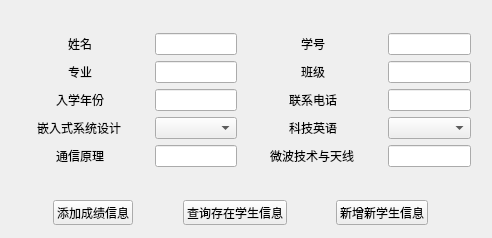
<?xml version="1.0" encoding="UTF-8"?>
<ui version="4.0">
 <class>adddialog</class>
 <widget class="QWidget" name="adddialog">
  <property name="geometry">
   <rect>
    <x>0</x>
    <y>0</y>
    <width>492</width>
    <height>238</height>
   </rect>
  </property>
  <property name="windowTitle">
   <string>Form</string>
  </property>
  <widget class="QWidget" name="layoutWidget_2">
   <property name="geometry">
    <rect>
     <x>10</x>
     <y>200</y>
     <width>461</width>
     <height>25</height>
    </rect>
   </property>
   <layout class="QHBoxLayout" name="horizontalLayout_2">
    <item>
     <spacer name="horizontalSpacer_24">
      <property name="orientation">
       <enum>Qt::Horizontal</enum>
      </property>
      <property name="sizeHint" stdset="0">
       <size>
        <width>40</width>
        <height>20</height>
       </size>
      </property>
     </spacer>
    </item>
    <item>
     <widget class="QPushButton" name="actstart">
      <property name="text">
       <string>添加成绩信息</string>
      </property>
     </widget>
    </item>
    <item>
     <spacer name="horizontalSpacer_23">
      <property name="orientation">
       <enum>Qt::Horizontal</enum>
      </property>
      <property name="sizeHint" stdset="0">
       <size>
        <width>40</width>
        <height>20</height>
       </size>
      </property>
     </spacer>
    </item>
    <item>
     <widget class="QPushButton" name="actoldstud">
      <property name="text">
       <string>查询存在学生信息</string>
      </property>
     </widget>
    </item>
    <item>
     <spacer name="horizontalSpacer_21">
      <property name="orientation">
       <enum>Qt::Horizontal</enum>
      </property>
      <property name="sizeHint" stdset="0">
       <size>
        <width>40</width>
        <height>20</height>
       </size>
      </property>
     </spacer>
    </item>
    <item>
     <widget class="QPushButton" name="actnewstud">
      <property name="text">
       <string>新增新学生信息</string>
      </property>
     </widget>
    </item>
    <item>
     <spacer name="horizontalSpacer_22">
      <property name="orientation">
       <enum>Qt::Horizontal</enum>
      </property>
      <property name="sizeHint" stdset="0">
       <size>
        <width>40</width>
        <height>20</height>
       </size>
      </property>
     </spacer>
    </item>
   </layout>
  </widget>
  <widget class="QWidget" name="layoutWidget">
   <property name="geometry">
    <rect>
     <x>10</x>
     <y>10</y>
     <width>461</width>
     <height>181</height>
    </rect>
   </property>
   <layout class="QGridLayout" name="gridLayout_11">
    <item row="0" column="0">
     <layout class="QVBoxLayout" name="verticalLayout">
      <item>
       <layout class="QGridLayout" name="gridLayout">
        <item row="0" column="0">
         <spacer name="horizontalSpacer_2">
          <property name="orientation">
           <enum>Qt::Horizontal</enum>
          </property>
          <property name="sizeHint" stdset="0">
           <size>
            <width>40</width>
            <height>20</height>
           </size>
          </property>
         </spacer>
        </item>
        <item row="0" column="1">
         <widget class="QLabel" name="label">
          <property name="text">
           <string>姓名</string>
          </property>
         </widget>
        </item>
        <item row="0" column="2">
         <spacer name="horizontalSpacer">
          <property name="orientation">
           <enum>Qt::Horizontal</enum>
          </property>
          <property name="sizeHint" stdset="0">
           <size>
            <width>40</width>
            <height>20</height>
           </size>
          </property>
         </spacer>
        </item>
       </layout>
      </item>
      <item>
       <layout class="QGridLayout" name="gridLayout_2">
        <item row="0" column="0">
         <spacer name="horizontalSpacer_4">
          <property name="orientation">
           <enum>Qt::Horizontal</enum>
          </property>
          <property name="sizeHint" stdset="0">
           <size>
            <width>40</width>
            <height>20</height>
           </size>
          </property>
         </spacer>
        </item>
        <item row="0" column="1">
         <widget class="QLabel" name="label_4">
          <property name="text">
           <string>专业</string>
          </property>
         </widget>
        </item>
        <item row="0" column="2">
         <spacer name="horizontalSpacer_3">
          <property name="orientation">
           <enum>Qt::Horizontal</enum>
          </property>
          <property name="sizeHint" stdset="0">
           <size>
            <width>40</width>
            <height>20</height>
           </size>
          </property>
         </spacer>
        </item>
       </layout>
      </item>
      <item>
       <layout class="QGridLayout" name="gridLayout_3">
        <item row="0" column="0">
         <spacer name="horizontalSpacer_5">
          <property name="orientation">
           <enum>Qt::Horizontal</enum>
          </property>
          <property name="sizeHint" stdset="0">
           <size>
            <width>40</width>
            <height>20</height>
           </size>
          </property>
         </spacer>
        </item>
        <item row="0" column="1">
         <widget class="QLabel" name="label_5">
          <property name="text">
           <string>入学年份</string>
          </property>
         </widget>
        </item>
        <item row="0" column="2">
         <spacer name="horizontalSpacer_6">
          <property name="orientation">
           <enum>Qt::Horizontal</enum>
          </property>
          <property name="sizeHint" stdset="0">
           <size>
            <width>40</width>
            <height>20</height>
           </size>
          </property>
         </spacer>
        </item>
       </layout>
      </item>
      <item>
       <layout class="QGridLayout" name="gridLayout_4">
        <item row="0" column="0">
         <spacer name="horizontalSpacer_7">
          <property name="orientation">
           <enum>Qt::Horizontal</enum>
          </property>
          <property name="sizeHint" stdset="0">
           <size>
            <width>40</width>
            <height>20</height>
           </size>
          </property>
         </spacer>
        </item>
        <item row="0" column="1">
         <widget class="QLabel" name="label_7">
          <property name="text">
           <string>嵌入式系统设计</string>
          </property>
         </widget>
        </item>
        <item row="0" column="2">
         <spacer name="horizontalSpacer_8">
          <property name="orientation">
           <enum>Qt::Horizontal</enum>
          </property>
          <property name="sizeHint" stdset="0">
           <size>
            <width>40</width>
            <height>20</height>
           </size>
          </property>
         </spacer>
        </item>
       </layout>
      </item>
      <item>
       <layout class="QGridLayout" name="gridLayout_5">
        <item row="0" column="0">
         <spacer name="horizontalSpacer_9">
          <property name="orientation">
           <enum>Qt::Horizontal</enum>
          </property>
          <property name="sizeHint" stdset="0">
           <size>
            <width>40</width>
            <height>20</height>
           </size>
          </property>
         </spacer>
        </item>
        <item row="0" column="1">
         <widget class="QLabel" name="label_9">
          <property name="text">
           <string>通信原理</string>
          </property>
         </widget>
        </item>
        <item row="0" column="2">
         <spacer name="horizontalSpacer_10">
          <property name="orientation">
           <enum>Qt::Horizontal</enum>
          </property>
          <property name="sizeHint" stdset="0">
           <size>
            <width>40</width>
            <height>20</height>
           </size>
          </property>
         </spacer>
        </item>
       </layout>
      </item>
     </layout>
    </item>
    <item row="0" column="1">
     <layout class="QVBoxLayout" name="verticalLayout_2">
      <item>
       <widget class="QLineEdit" name="lineEdit_Name"/>
      </item>
      <item>
       <widget class="QLineEdit" name="lineEdit_profess"/>
      </item>
      <item>
       <widget class="QLineEdit" name="lineEdit_year"/>
      </item>
      <item>
       <widget class="QComboBox" name="levelchoseqianru"/>
      </item>
      <item>
       <widget class="QLineEdit" name="lineEdit_tongyuan"/>
      </item>
     </layout>
    </item>
    <item row="0" column="2">
     <layout class="QVBoxLayout" name="verticalLayout_3">
      <item>
       <layout class="QGridLayout" name="gridLayout_6">
        <item row="0" column="2">
         <spacer name="horizontalSpacer_12">
          <property name="orientation">
           <enum>Qt::Horizontal</enum>
          </property>
          <property name="sizeHint" stdset="0">
           <size>
            <width>40</width>
            <height>20</height>
           </size>
          </property>
         </spacer>
        </item>
        <item row="0" column="1">
         <widget class="QLabel" name="label_3">
          <property name="text">
           <string>学号</string>
          </property>
         </widget>
        </item>
        <item row="0" column="0">
         <spacer name="horizontalSpacer_11">
          <property name="orientation">
           <enum>Qt::Horizontal</enum>
          </property>
          <property name="sizeHint" stdset="0">
           <size>
            <width>40</width>
            <height>20</height>
           </size>
          </property>
         </spacer>
        </item>
       </layout>
      </item>
      <item>
       <layout class="QGridLayout" name="gridLayout_8">
        <item row="0" column="0">
         <spacer name="horizontalSpacer_14">
          <property name="orientation">
           <enum>Qt::Horizontal</enum>
          </property>
          <property name="sizeHint" stdset="0">
           <size>
            <width>40</width>
            <height>20</height>
           </size>
          </property>
         </spacer>
        </item>
        <item row="0" column="1">
         <widget class="QLabel" name="label_2">
          <property name="text">
           <string>班级</string>
          </property>
         </widget>
        </item>
        <item row="0" column="2">
         <spacer name="horizontalSpacer_13">
          <property name="orientation">
           <enum>Qt::Horizontal</enum>
          </property>
          <property name="sizeHint" stdset="0">
           <size>
            <width>40</width>
            <height>20</height>
           </size>
          </property>
         </spacer>
        </item>
       </layout>
      </item>
      <item>
       <layout class="QGridLayout" name="gridLayout_7">
        <item row="0" column="0">
         <spacer name="horizontalSpacer_16">
          <property name="orientation">
           <enum>Qt::Horizontal</enum>
          </property>
          <property name="sizeHint" stdset="0">
           <size>
            <width>40</width>
            <height>20</height>
           </size>
          </property>
         </spacer>
        </item>
        <item row="0" column="1">
         <widget class="QLabel" name="label_6">
          <property name="text">
           <string>联系电话</string>
          </property>
         </widget>
        </item>
        <item row="0" column="2">
         <spacer name="horizontalSpacer_15">
          <property name="orientation">
           <enum>Qt::Horizontal</enum>
          </property>
          <property name="sizeHint" stdset="0">
           <size>
            <width>40</width>
            <height>20</height>
           </size>
          </property>
         </spacer>
        </item>
       </layout>
      </item>
      <item>
       <layout class="QGridLayout" name="gridLayout_9">
        <item row="0" column="0">
         <spacer name="horizontalSpacer_18">
          <property name="orientation">
           <enum>Qt::Horizontal</enum>
          </property>
          <property name="sizeHint" stdset="0">
           <size>
            <width>40</width>
            <height>20</height>
           </size>
          </property>
         </spacer>
        </item>
        <item row="0" column="1">
         <widget class="QLabel" name="label_10">
          <property name="text">
           <string>科技英语</string>
          </property>
         </widget>
        </item>
        <item row="0" column="2">
         <spacer name="horizontalSpacer_17">
          <property name="orientation">
           <enum>Qt::Horizontal</enum>
          </property>
          <property name="sizeHint" stdset="0">
           <size>
            <width>40</width>
            <height>20</height>
           </size>
          </property>
         </spacer>
        </item>
       </layout>
      </item>
      <item>
       <layout class="QGridLayout" name="gridLayout_10">
        <item row="0" column="1">
         <widget class="QLabel" name="label_8">
          <property name="text">
           <string>微波技术与天线</string>
          </property>
         </widget>
        </item>
        <item row="0" column="0">
         <spacer name="horizontalSpacer_20">
          <property name="orientation">
           <enum>Qt::Horizontal</enum>
          </property>
          <property name="sizeHint" stdset="0">
           <size>
            <width>40</width>
            <height>20</height>
           </size>
          </property>
         </spacer>
        </item>
        <item row="0" column="2">
         <spacer name="horizontalSpacer_19">
          <property name="orientation">
           <enum>Qt::Horizontal</enum>
          </property>
          <property name="sizeHint" stdset="0">
           <size>
            <width>40</width>
            <height>20</height>
           </size>
          </property>
         </spacer>
        </item>
       </layout>
      </item>
     </layout>
    </item>
    <item row="0" column="3">
     <layout class="QVBoxLayout" name="verticalLayout_4">
      <item>
       <widget class="QLineEdit" name="lineEdit_Number"/>
      </item>
      <item>
       <widget class="QLineEdit" name="lineEdit_class"/>
      </item>
      <item>
       <widget class="QLineEdit" name="lineEdit_telphone"/>
      </item>
      <item>
       <widget class="QComboBox" name="levelchoseyiingyu"/>
      </item>
      <item>
       <widget class="QLineEdit" name="lineEdit_weibo"/>
      </item>
     </layout>
    </item>
   </layout>
  </widget>
 </widget>
 <resources/>
 <connections/>
</ui>
